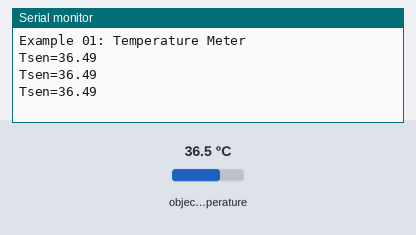
Recording of a sketch running on a simulated ESP32. Parts: the last lines printed to the serial monitor. Wiring (inferred from the names in the program): MLX90614 thermometer at I2C address 0x5A. Inputs (shaded band) come from the test bench; at power-on: object temperature 36.5 °C.

Above: at 1.8 s.
1.9 s: object temperature set to 20 °C
At 2.4 s:
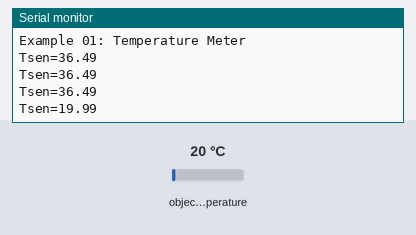
3.4 s: object temperature set to 26 °C
At 3.9 s:
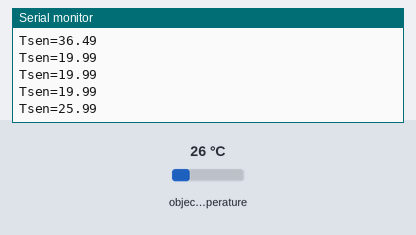
Timing chart, 0 to 6.4 s (numbered marks = the images above; inputs shaded):
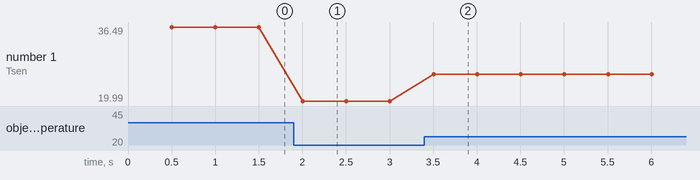

The sketch:

ex01_meter.ino
```cpp
// (licence header left out)
#include <Wire.h>                               // I2C通信用ライブラリ

float getTemp(byte reg = 0x7){
    int16_t val = 0xFFFF;                       // 変数valを定義
    Wire.beginTransmission(0x5A);               // MLX90614とのI2C通信を開始
    Wire.write(reg);                            // レジスタ番号を指定（送信）
    if(Wire.endTransmission(false) == 0){       // 送信を終了（接続は継続）
        Wire.requestFrom(0x5A, 2);              // 2バイトのデータを要求
        val = (int16_t)Wire.read();             // 1バイト目を変数tempの下位へ
        val |= ((int16_t)Wire.read()) << 8;     // 2バイト目を変数tempの上位へ
    }
    return (float)val * 0.02 - 273.15;          // 温度に変換して応答
}

void setup(){                                   // 起動時に一度だけ実行する関数
    Serial.begin(115200);                       // シリアル通信速度を設定する
    Wire.begin();                               // I2Cを初期化
    Serial.println("Example 01: Temperature Meter"); // タイトル表示
}

void loop(){                                    // 繰り返し実行する関数
    delay(500);                                 // 0.5秒（500ms）の待ち時間処理
    float Tsen= getTemp();                      // センサの測定温度を取得
    if(Tsen < -20.) return;                     // -20℃未満のときは中断
    Serial.printf("Tsen=%.2f\n",Tsen);          // 温度値をシリアル表示
}
```

Measured:
- after the input at 1.9 s, the serial monitor: prints a new line after 0.10 s (image 1)
- after the input at 3.4 s, the serial monitor: prints a new line after 0.10 s (image 2)
- plotted number 1: 36.49 → 19.99 after the input at 1.9 s, 19.99 → 25.99 after the input at 3.4 s
